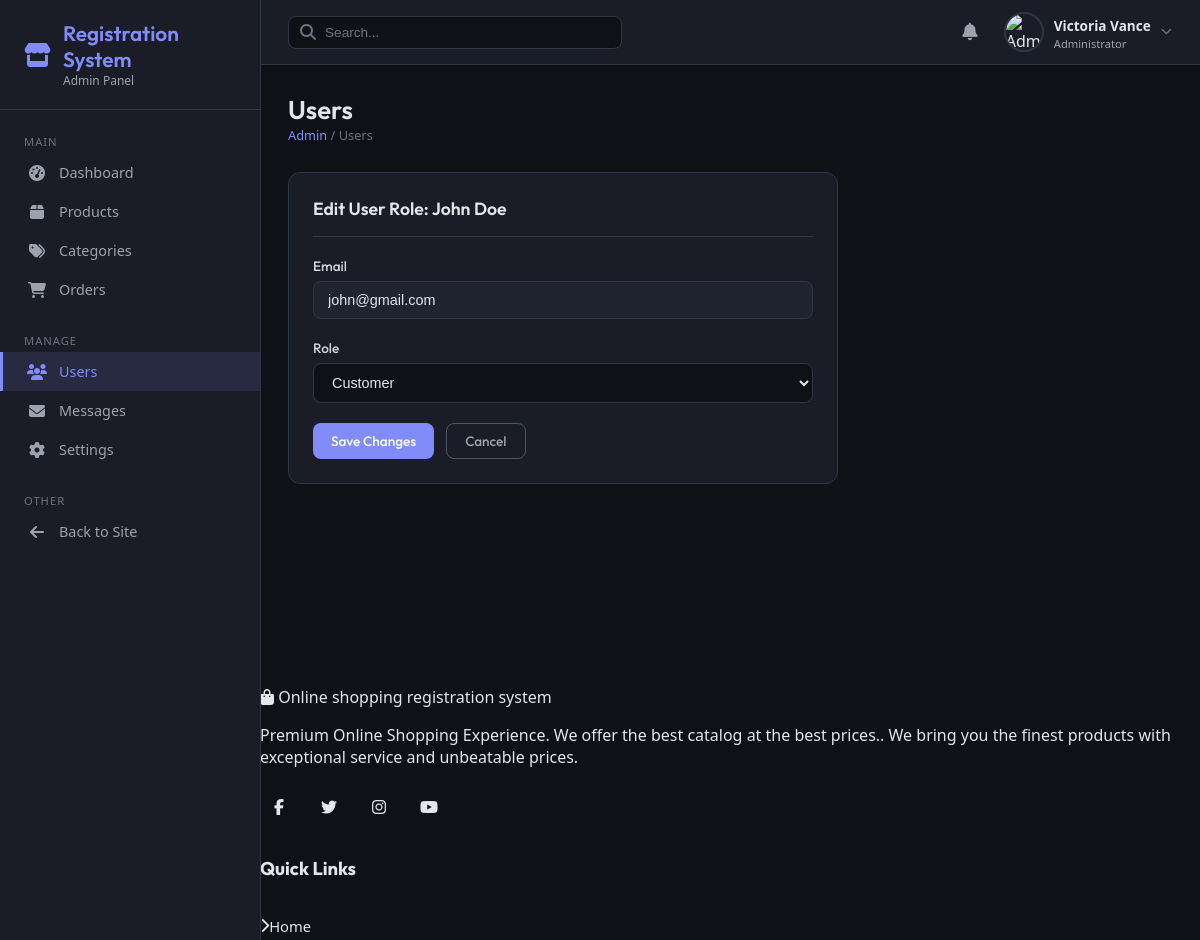
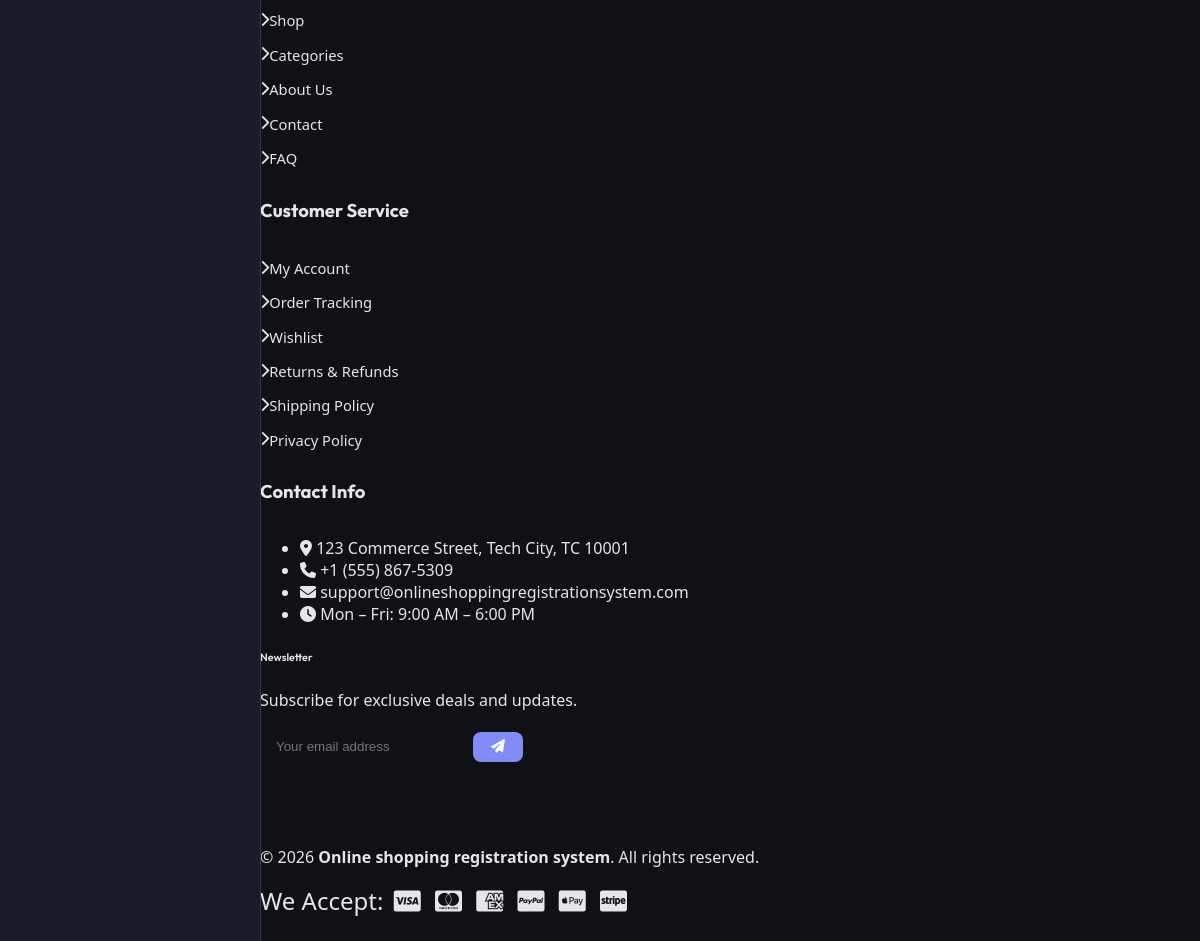
Page /admin/users.php?action=edit&id=2 (signed in) on the committed database (2 pictures, top to bottom).
### tables this page shows
CREATE TABLE IF NOT EXISTS `users` (
  `id` INT AUTO_INCREMENT PRIMARY KEY,
  `username` VARCHAR(50) UNIQUE NOT NULL,
  `email` VARCHAR(100) UNIQUE NOT NULL,
  `password` VARCHAR(255) NOT NULL,
  `full_name` VARCHAR(100) NULL,
  `avatar` VARCHAR(255) DEFAULT 'default.png',
  `role` ENUM('user', 'admin') DEFAULT 'user',
  `status` ENUM('active', 'inactive') DEFAULT 'active',
  `created_at` TIMESTAMP DEFAULT CURRENT_TIMESTAMP
);

CREATE TABLE IF NOT EXISTS `settings` (
  `id` INT AUTO_INCREMENT PRIMARY KEY,
  `setting_key` VARCHAR(50) UNIQUE NOT NULL,
  `setting_value` TEXT NULL
);

### includes/functions.php (called while the page is built, shortened)
<?php
function get_setting($conn, $key) {
    $stmt = mysqli_prepare($conn, "SELECT setting_value FROM settings WHERE setting_key = ?");
    mysqli_stmt_bind_param($stmt, "s", $key);
    mysqli_stmt_execute($stmt);
    $result = mysqli_stmt_get_result($stmt);
    $row = mysqli_fetch_assoc($result);
    return $row ? $row['setting_value'] : null;
}

### admin/users.php (the view, shortened to what this page needs)
<?php
require_once __DIR__ . '/admin_header.php';
$action = $_GET['action'] ?? 'list';
$user_id = isset($_GET['id']) ? (int)$_GET['id'] : 0;
$is_protected_admin = ($user_id === 1);
?>
<div class="page-header">
    <div>
        <h1>Users</h1>
        <div class="breadcrumb">
            <a href="index.php">Admin</a> / Users
        </div>
    </div>
</div>
<?php if ($action === 'edit' && $user_id > 0): ?>
    <?php
    try {
        $stmt = $pdo->prepare("SELECT * FROM users WHERE id = ?");
        $stmt->execute([$user_id]);
        $edit_user = $stmt->fetch(PDO::FETCH_ASSOC);
    } catch (PDOException $e) {
        $edit_user = null;
    }
    if (!$edit_user):
    ?>
        <div class="flash-message error">User not found.</div>
    <?php else: ?>
        <div class="admin-card" style="max-width: 500px;">
            <div class="card-header">
                <h3>Edit User Role: <?php echo htmlspecialchars($edit_user['full_name']); ?></h3>
            </div>
            <form method="POST" action="?action=edit&id=<?php echo $edit_user['id']; ?>" class="admin-form">
                <div class="form-group mb-3">
                    <label>Email</label>
                    <input type="email" value="<?php echo htmlspecialchars($edit_user['email']); ?>" disabled class="form-control" style="background: rgba(45,55,72,0.3);">
                </div>
                <div class="form-group mb-4">
                    <label>Role</label>
                    <select name="role" class="form-control" <?php echo $is_protected_admin ? 'disabled' : ''; ?>>
                        <option value="customer" <?php echo $edit_user['role'] === 'customer' ? 'selected' : ''; ?>>Customer</option>
                    </select>
                </div>
                <div class="form-actions" style="margin-top: 0;">
                    <button type="submit" class="btn btn-primary" <?php echo $is_protected_admin ? 'disabled' : ''; ?>>Save Changes</button>
                    <a href="users.php" class="btn" style="background: transparent; color: #9ca3af; border: 1px solid #4b5563;">Cancel</a>
                </div>
            </form>
        </div>
    <?php endif; ?>
<?php endif; ?>
<?php require_once __DIR__ . '/../includes/footer.php'; ?>

### includes/footer.php (shortened to what this page needs)
<?php
$footer_site_name   = get_setting($conn, 'site_name') ?? 'Online shopping registration system';
$footer_description = get_setting($conn, 'site_description') ?? 'Premium Online Shopping Experience';
$footer_email       = get_setting($conn, 'contact_email') ?? 'support@onlineshoppingregistrationsystem.com';
$footer_phone       = get_setting($conn, 'contact_phone') ?? '+1 (555) 123-4567';
?>
</main>
<footer class="site-footer">
    <div class="footer-main">
        <div class="container">
            <div class="row g-4">
                <div class="col-lg-3 col-md-6">
                    <div class="footer-widget">
                        <a href="index.php" class="footer-logo d-flex align-items-center mb-3">
                            <i class="fas fa-shopping-bag me-2"></i>
                            <span><?php echo htmlspecialchars($footer_site_name); ?></span>
                        </a>
                        <p class="footer-about-text">
                            <?php echo htmlspecialchars($footer_description); ?>.
                            We bring you the finest products with exceptional service and unbeatable prices.
                        </p>
                        <div class="footer-social">
                            <a href="#" class="social-link" aria-label="Facebook" title="Facebook">
                                <i class="fab fa-facebook-f"></i>
                            </a>
                            <a href="#" class="social-link" aria-label="Twitter" title="Twitter">
                                <i class="fab fa-twitter"></i>
                            </a>
                            <a href="#" class="social-link" aria-label="Instagram" title="Instagram">
                                <i class="fab fa-instagram"></i>
                            </a>
                            <a href="#" class="social-link" aria-label="YouTube" title="YouTube">
                                <i class="fab fa-youtube"></i>
                            </a>
                        </div>
                    </div>
                </div>
                <div class="col-lg-3 col-md-6">
                    <div class="footer-widget">
                        <h5 class="footer-widget-title">Quick Links</h5>
                        <ul class="footer-links">
                            <li><a href="index.php"><i class="fas fa-chevron-right me-2"></i>Home</a></li>
                            <li><a href="shop.php"><i class="fas fa-chevron-right me-2"></i>Shop</a></li>
                            <li><a href="categories.php"><i class="fas fa-chevron-right me-2"></i>Categories</a></li>
                            <li><a href="about.php"><i class="fas fa-chevron-right me-2"></i>About Us</a></li>
                            <li><a href="contact.php"><i class="fas fa-chevron-right me-2"></i>Contact</a></li>
                            <li><a href="faq.php"><i class="fas fa-chevron-right me-2"></i>FAQ</a></li>
                        </ul>
                    </div>
                </div>
                <div class="col-lg-3 col-md-6">
                    <div class="footer-widget">
                        <h5 class="footer-widget-title">Customer Service</h5>
                        <ul class="footer-links">
                            <li><a href="profile.php"><i class="fas fa-chevron-right me-2"></i>My Account</a></li>
                            <li><a href="orders.php"><i class="fas fa-chevron-right me-2"></i>Order Tracking</a></li>
                            <li><a href="wishlist.php"><i class="fas fa-chevron-right me-2"></i>Wishlist</a></li>
                            <li><a href="returns.php"><i class="fas fa-chevron-right me-2"></i>Returns & Refunds</a></li>
                            <li><a href="shipping.php"><i class="fas fa-chevron-right me-2"></i>Shipping Policy</a></li>
                            <li><a href="privacy.php"><i class="fas fa-chevron-right me-2"></i>Privacy Policy</a></li>
                        </ul>
                    </div>
                </div>
                <div class="col-lg-3 col-md-6">
                    <div class="footer-widget">
                        <h5 class="footer-widget-title">Contact Info</h5>
                        <ul class="footer-contact-info">
                            <li>
                                <i class="fas fa-map-marker-alt"></i>
                                <span>123 Commerce Street, Tech City, TC 10001</span>
                            </li>
                            <li>
                                <i class="fas fa-phone"></i>
                                <span><?php echo htmlspecialchars($footer_phone); ?></span>
                            </li>
                            <li>
                                <i class="fas fa-envelope"></i>
                                <span><?php echo htmlspecialchars($footer_email); ?></span>
                            </li>
                            <li>
                                <i class="fas fa-clock"></i>
                                <span>Mon – Fri: 9:00 AM – 6:00 PM</span>
                            </li>
                        </ul>
                        <div class="footer-newsletter mt-4">
                            <h6 class="mb-2">Newsletter</h6>
                            <p class="small text-muted mb-2">Subscribe for exclusive deals and updates.</p>
                            <form class="newsletter-form" id="newsletterForm" action="newsletter_subscribe.php" method="POST">
                                <div class="input-group">
                                    <input type="email" class="form-control" name="email"
                                           placeholder="Your email address" required
                                           aria-label="Email for newsletter">
                                    <button class="btn btn-primary" type="submit" aria-label="Subscribe">
                                        <i class="fas fa-paper-plane"></i>
                                    </button>
                                </div>
                            </form>
                        </div>
                    </div>
                </div>
            </div>
        </div>
    </div>
    <div class="footer-bottom">
        <div class="container">
            <div class="row align-items-center">
                <div class="col-md-6 text-center text-md-start mb-2 mb-md-0">
                    <p class="mb-0">
                        &copy; <?php echo date('Y'); ?> <strong><?php echo htmlspecialchars($footer_site_name); ?></strong>.
                        All rights reserved.
                    </p>
                </div>
                <div class="col-md-6 text-center text-md-end">
                    <div class="payment-methods">
                        <span class="payment-label me-2">We Accept:</span>
                        <i class="fab fa-cc-visa" title="Visa"></i>
                        <i class="fab fa-cc-mastercard" title="Mastercard"></i>
                        <i class="fab fa-cc-amex" title="American Express"></i>
                        <i class="fab fa-cc-paypal" title="PayPal"></i>
                        <i class="fab fa-cc-apple-pay" title="Apple Pay"></i>
                        <i class="fab fa-cc-stripe" title="Stripe"></i>
                    </div>
                </div>
            </div>
        </div>
    </div>
</footer>
</body>
</html>

### css/style.css (style rules this page uses)
:root { --font-heading: 'Outfit', sans-serif; --font-body: 'Inter', sans-serif; --transition-fast: all 0.2s cubic-bezier(0.4, 0, 0.2, 1); --transition-normal: all 0.35s cubic-bezier(0.4, 0, 0.2, 1); --transition-slow: all 0.5s cubic-bezier(0.4, 0, 0.2, 1); }
body { background-color: var(--bg-primary); color: var(--text-primary); font-family: var(--font-body); transition: background-color 0.3s ease, color 0.3s ease; overflow-x: hidden; position: relative; }
h1, h2, h3, h4, h5, h6 { font-family: var(--font-heading); font-weight: 600; color: var(--text-primary); }
a { color: var(--color-primary); text-decoration: none; transition: var(--transition-fast); }
.btn { font-family: var(--font-heading); font-weight: 600; border-radius: 12px; padding: 10px 24px; transition: var(--transition-normal); }
.btn-primary { background: linear-gradient(135deg, var(--color-primary) 0%, var(--color-secondary) 100%); border: none; box-shadow: 0 4px 15px rgba(var(--color-primary-rgb), 0.3); color: white; }
.site-footer { background: var(--bg-secondary); border-top: 1px solid var(--border-color); margin-top: 80px; transition: var(--transition-normal); }
.footer-main { padding: 70px 0 40px; }
.footer-widget-title { font-family: var(--font-heading); font-weight: 700; font-size: 1.15rem; margin-bottom: 24px; position: relative; padding-bottom: 10px; }
.footer-widget-title::after { content: ''; position: absolute; bottom: 0; left: 0; width: 40px; height: 3px; background: var(--color-primary); border-radius: 2px; }
.footer-links { list-style: none; padding: 0; margin: 0; }
.footer-links li { margin-bottom: 12px; }
.footer-links a { color: var(--text-secondary); display: inline-flex; align-items: center; font-size: 0.92rem; }
.footer-social { display: flex; gap: 12px; margin-top: 20px; }
.social-link { width: 38px; height: 38px; border-radius: 50%; background: var(--bg-tertiary); color: var(--text-secondary); display: flex; align-items: center; justify-content: center; transition: var(--transition-fast); }
.footer-bottom { border-top: 1px solid var(--border-color); padding: 24px 0; background: var(--bg-tertiary); }
.payment-methods { font-size: 1.5rem; color: var(--text-secondary); }
.payment-methods i { margin: 0 4px; transition: var(--transition-fast); }

### css/dashboard.css (style rules this page uses)
.form-group { margin-bottom: 20px; position: relative; }
.form-group label { font-family: var(--font-heading); font-weight: 600; font-size: 0.88rem; margin-bottom: 8px; display: block; }
.form-control, .form-select { background-color: var(--bg-primary); border: 1px solid var(--border-color); color: var(--text-primary); border-radius: 12px; padding: 12px 16px; transition: var(--transition-normal); }

### admin/admin_header.php (style rules this page uses)
.admin-body { margin: 0; padding: 0; font-family: 'Segoe UI', Tahoma, Geneva, Verdana, sans-serif; background: #0f1117; color: #e4e6eb; }
.page-header { display: flex; align-items: center; justify-content: space-between; margin-bottom: 28px; flex-wrap: wrap; gap: 12px; }
.page-header h1 { font-size: 1.6rem; margin: 0; color: #e4e6eb; }
.page-header .breadcrumb { font-size: 0.8rem; color: #6b7280; }
.page-header .breadcrumb a { color: #818cf8; text-decoration: none; }
.admin-card { background: #1a1d27; border: 1px solid #2d3748; border-radius: 12px; padding: 24px; margin-bottom: 24px; }
.admin-card .card-header { display: flex; align-items: center; justify-content: space-between; margin-bottom: 20px; padding-bottom: 16px; border-bottom: 1px solid #2d3748; }
.admin-card .card-header h3 { margin: 0; font-size: 1.1rem; color: #e4e6eb; }
.btn { display: inline-flex; align-items: center; gap: 8px; padding: 8px 18px; border-radius: 8px; border: none; cursor: pointer; font-size: 0.85rem; font-weight: 500; text-decoration: none; transition: all 0.2s; }
.btn-primary { background: #818cf8; color: #fff; }
.admin-form { max-width: 700px; }
.form-group { margin-bottom: 20px; }
.form-group label { display: block; margin-bottom: 6px; font-size: 0.85rem; color: #d1d5db; font-weight: 500; }
.form-group input, .form-group select, .form-group textarea { width: 100%; padding: 10px 14px; background: #0f1117; border: 1px solid #2d3748; border-radius: 8px; color: #e4e6eb; font-size: 0.9rem; transition: border-color 0.2s; box-sizing: border-box; }
.form-actions { display: flex; gap: 12px; margin-top: 28px; }

### rows in the picture
users: full_name "John Doe", email "john@gmail.com"
settings: setting_value "Online shopping registration system"
settings: setting_value "Premium Online Shopping Experience. We offer the best catalog at the best prices."
settings: setting_value "+1 (555) 867-5309"
settings: setting_value "support@onlineshoppingregistrationsystem.com"

### other values in the picture
$admin_name "Victoria Vance"
